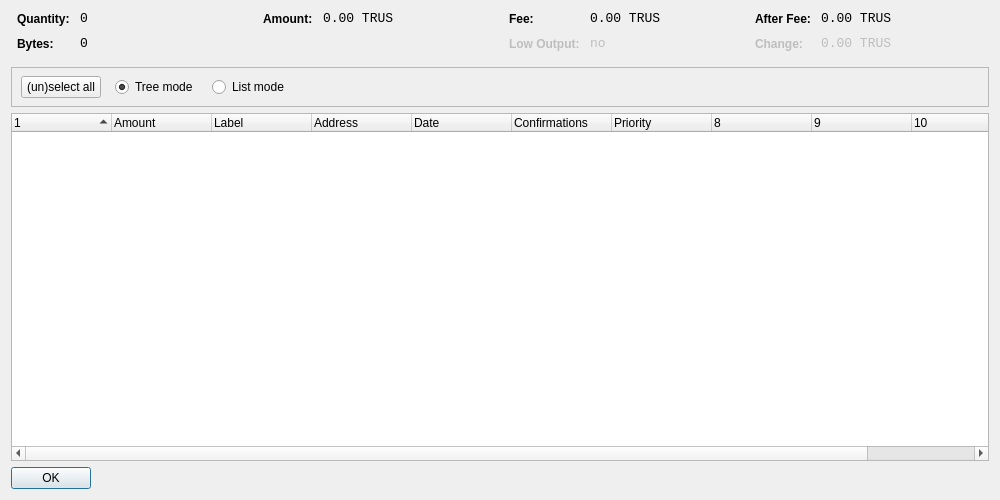
<?xml version="1.0" encoding="UTF-8"?>
<ui version="4.0">
 <class>CoinControlDialog</class>
 <widget class="QDialog" name="CoinControlDialog">
  <property name="geometry">
   <rect>
    <x>0</x>
    <y>0</y>
    <width>1000</width>
    <height>500</height>
   </rect>
  </property>
  <property name="windowTitle">
   <string>Coin Control</string>
  </property>
  <layout class="QVBoxLayout" name="verticalLayout">
   <item>
    <layout class="QHBoxLayout" name="horizontalLayoutTop" stretch="0,0,0,0">
     <property name="topMargin">
      <number>0</number>
     </property>
     <property name="bottomMargin">
      <number>10</number>
     </property>
     <item>
      <layout class="QFormLayout" name="formLayoutCoinControl1">
       <property name="horizontalSpacing">
        <number>10</number>
       </property>
       <property name="verticalSpacing">
        <number>10</number>
       </property>
       <property name="leftMargin">
        <number>6</number>
       </property>
       <property name="rightMargin">
        <number>6</number>
       </property>
       <item row="0" column="0">
        <widget class="QLabel" name="labelCoinControlQuantityText">
         <property name="styleSheet">
          <string notr="true">font-weight:bold;</string>
         </property>
         <property name="text">
          <string>Quantity:</string>
         </property>
        </widget>
       </item>
       <item row="0" column="1">
        <widget class="QLabel" name="labelCoinControlQuantity">
         <property name="font">
          <font>
           <family>Monospace</family>
           <pointsize>10</pointsize>
          </font>
         </property>
         <property name="cursor">
          <cursorShape>IBeamCursor</cursorShape>
         </property>
         <property name="contextMenuPolicy">
          <enum>Qt::ActionsContextMenu</enum>
         </property>
         <property name="text">
          <string notr="true">0</string>
         </property>
         <property name="textInteractionFlags">
          <set>Qt::LinksAccessibleByMouse|Qt::TextSelectableByKeyboard|Qt::TextSelectableByMouse</set>
         </property>
        </widget>
       </item>
       <item row="1" column="0">
        <widget class="QLabel" name="labelCoinControlBytesText">
         <property name="styleSheet">
          <string notr="true">font-weight:bold;</string>
         </property>
         <property name="text">
          <string>Bytes:</string>
         </property>
        </widget>
       </item>
       <item row="1" column="1">
        <widget class="QLabel" name="labelCoinControlBytes">
         <property name="font">
          <font>
           <family>Monospace</family>
           <pointsize>10</pointsize>
          </font>
         </property>
         <property name="cursor">
          <cursorShape>IBeamCursor</cursorShape>
         </property>
         <property name="contextMenuPolicy">
          <enum>Qt::ActionsContextMenu</enum>
         </property>
         <property name="text">
          <string notr="true">0</string>
         </property>
         <property name="textInteractionFlags">
          <set>Qt::LinksAccessibleByMouse|Qt::TextSelectableByKeyboard|Qt::TextSelectableByMouse</set>
         </property>
        </widget>
       </item>
      </layout>
     </item>
     <item>
      <layout class="QFormLayout" name="formLayoutCoinControl2">
       <property name="horizontalSpacing">
        <number>10</number>
       </property>
       <property name="verticalSpacing">
        <number>10</number>
       </property>
       <property name="leftMargin">
        <number>6</number>
       </property>
       <property name="rightMargin">
        <number>6</number>
       </property>
       <item row="0" column="0">
        <widget class="QLabel" name="labelCoinControlAmountText">
         <property name="styleSheet">
          <string notr="true">font-weight:bold;</string>
         </property>
         <property name="text">
          <string>Amount:</string>
         </property>
        </widget>
       </item>
       <item row="0" column="1">
        <widget class="QLabel" name="labelCoinControlAmount">
         <property name="font">
          <font>
           <family>Monospace</family>
           <pointsize>10</pointsize>
          </font>
         </property>
         <property name="cursor">
          <cursorShape>IBeamCursor</cursorShape>
         </property>
         <property name="contextMenuPolicy">
          <enum>Qt::ActionsContextMenu</enum>
         </property>
         <property name="text">
          <string notr="true">0.00 TRUS</string>
         </property>
         <property name="textInteractionFlags">
          <set>Qt::LinksAccessibleByMouse|Qt::TextSelectableByKeyboard|Qt::TextSelectableByMouse</set>
         </property>
        </widget>
       </item>
      </layout>
     </item>
     <item>
      <layout class="QFormLayout" name="formLayoutCoinControl3">
       <property name="horizontalSpacing">
        <number>10</number>
       </property>
       <property name="verticalSpacing">
        <number>10</number>
       </property>
       <property name="leftMargin">
        <number>6</number>
       </property>
       <property name="rightMargin">
        <number>6</number>
       </property>
       <item row="0" column="0">
        <widget class="QLabel" name="labelCoinControlFeeText">
         <property name="styleSheet">
          <string notr="true">font-weight:bold;</string>
         </property>
         <property name="text">
          <string>Fee:</string>
         </property>
        </widget>
       </item>
       <item row="0" column="1">
        <widget class="QLabel" name="labelCoinControlFee">
         <property name="font">
          <font>
           <family>Monospace</family>
           <pointsize>10</pointsize>
          </font>
         </property>
         <property name="cursor">
          <cursorShape>IBeamCursor</cursorShape>
         </property>
         <property name="contextMenuPolicy">
          <enum>Qt::ActionsContextMenu</enum>
         </property>
         <property name="text">
          <string notr="true">0.00 TRUS</string>
         </property>
         <property name="textInteractionFlags">
          <set>Qt::LinksAccessibleByMouse|Qt::TextSelectableByKeyboard|Qt::TextSelectableByMouse</set>
         </property>
        </widget>
       </item>
       <item row="1" column="0">
        <widget class="QLabel" name="labelCoinControlLowOutputText">
         <property name="enabled">
          <bool>false</bool>
         </property>
         <property name="styleSheet">
          <string notr="true">font-weight:bold;</string>
         </property>
         <property name="text">
          <string>Low Output:</string>
         </property>
        </widget>
       </item>
       <item row="1" column="1">
        <widget class="QLabel" name="labelCoinControlLowOutput">
         <property name="enabled">
          <bool>false</bool>
         </property>
         <property name="font">
          <font>
           <family>Monospace</family>
           <pointsize>10</pointsize>
          </font>
         </property>
         <property name="cursor">
          <cursorShape>IBeamCursor</cursorShape>
         </property>
         <property name="contextMenuPolicy">
          <enum>Qt::ActionsContextMenu</enum>
         </property>
         <property name="text">
          <string notr="true">no</string>
         </property>
         <property name="textInteractionFlags">
          <set>Qt::LinksAccessibleByMouse|Qt::TextSelectableByKeyboard|Qt::TextSelectableByMouse</set>
         </property>
        </widget>
       </item>
      </layout>
     </item>
     <item>
      <layout class="QFormLayout" name="formLayoutCoinControl4">
       <property name="horizontalSpacing">
        <number>10</number>
       </property>
       <property name="verticalSpacing">
        <number>10</number>
       </property>
       <property name="leftMargin">
        <number>6</number>
       </property>
       <property name="rightMargin">
        <number>6</number>
       </property>
       <item row="0" column="0">
        <widget class="QLabel" name="labelCoinControlAfterFeeText">
         <property name="styleSheet">
          <string notr="true">font-weight:bold;</string>
         </property>
         <property name="text">
          <string>After Fee:</string>
         </property>
        </widget>
       </item>
       <item row="0" column="1">
        <widget class="QLabel" name="labelCoinControlAfterFee">
         <property name="font">
          <font>
           <family>Monospace</family>
           <pointsize>10</pointsize>
          </font>
         </property>
         <property name="cursor">
          <cursorShape>IBeamCursor</cursorShape>
         </property>
         <property name="contextMenuPolicy">
          <enum>Qt::ActionsContextMenu</enum>
         </property>
         <property name="text">
          <string notr="true">0.00 TRUS</string>
         </property>
         <property name="textInteractionFlags">
          <set>Qt::LinksAccessibleByMouse|Qt::TextSelectableByKeyboard|Qt::TextSelectableByMouse</set>
         </property>
        </widget>
       </item>
       <item row="1" column="0">
        <widget class="QLabel" name="labelCoinControlChangeText">
         <property name="enabled">
          <bool>false</bool>
         </property>
         <property name="styleSheet">
          <string notr="true">font-weight:bold;</string>
         </property>
         <property name="text">
          <string>Change:</string>
         </property>
        </widget>
       </item>
       <item row="1" column="1">
        <widget class="QLabel" name="labelCoinControlChange">
         <property name="enabled">
          <bool>false</bool>
         </property>
         <property name="font">
          <font>
           <family>Monospace</family>
           <pointsize>10</pointsize>
          </font>
         </property>
         <property name="cursor">
          <cursorShape>IBeamCursor</cursorShape>
         </property>
         <property name="contextMenuPolicy">
          <enum>Qt::ActionsContextMenu</enum>
         </property>
         <property name="text">
          <string notr="true">0.00 TRUS</string>
         </property>
         <property name="textInteractionFlags">
          <set>Qt::LinksAccessibleByMouse|Qt::TextSelectableByKeyboard|Qt::TextSelectableByMouse</set>
         </property>
        </widget>
       </item>
      </layout>
     </item>
    </layout>
   </item>
   <item>
    <widget class="QFrame" name="frame">
     <property name="minimumSize">
      <size>
       <width>0</width>
       <height>40</height>
      </size>
     </property>
     <property name="frameShape">
      <enum>QFrame::StyledPanel</enum>
     </property>
     <property name="frameShadow">
      <enum>QFrame::Sunken</enum>
     </property>
     <widget class="QWidget" name="horizontalLayoutWidget">
      <property name="geometry">
       <rect>
        <x>10</x>
        <y>0</y>
        <width>781</width>
        <height>41</height>
       </rect>
      </property>
      <layout class="QHBoxLayout" name="horizontalLayoutPanel" stretch="0,0,0,0,0">
       <property name="spacing">
        <number>14</number>
       </property>
       <item>
        <widget class="QPushButton" name="pushButtonSelectAll">
         <property name="sizePolicy">
          <sizepolicy hsizetype="Maximum" vsizetype="Fixed">
           <horstretch>0</horstretch>
           <verstretch>0</verstretch>
          </sizepolicy>
         </property>
         <property name="text">
          <string>(un)select all</string>
         </property>
        </widget>
       </item>
       <item>
        <widget class="QRadioButton" name="radioTreeMode">
         <property name="sizePolicy">
          <sizepolicy hsizetype="Maximum" vsizetype="Fixed">
           <horstretch>0</horstretch>
           <verstretch>0</verstretch>
          </sizepolicy>
         </property>
         <property name="text">
          <string>Tree mode</string>
         </property>
         <property name="checked">
          <bool>true</bool>
         </property>
        </widget>
       </item>
       <item>
        <widget class="QRadioButton" name="radioListMode">
         <property name="sizePolicy">
          <sizepolicy hsizetype="Maximum" vsizetype="Fixed">
           <horstretch>0</horstretch>
           <verstretch>0</verstretch>
          </sizepolicy>
         </property>
         <property name="text">
          <string>List mode</string>
         </property>
        </widget>
       </item>
       <item>
        <spacer name="horizontalSpacer">
         <property name="orientation">
          <enum>Qt::Horizontal</enum>
         </property>
         <property name="sizeHint" stdset="0">
          <size>
           <width>40</width>
           <height>20</height>
          </size>
         </property>
        </spacer>
       </item>
      </layout>
     </widget>
    </widget>
   </item>
   <item>
    <widget class="CoinControlTreeWidget" name="treeWidget">
     <property name="contextMenuPolicy">
      <enum>Qt::CustomContextMenu</enum>
     </property>
     <property name="sortingEnabled">
      <bool>false</bool>
     </property>
     <property name="columnCount">
      <number>11</number>
     </property>
     <attribute name="headerShowSortIndicator" stdset="0">
      <bool>true</bool>
     </attribute>
     <attribute name="headerStretchLastSection">
      <bool>false</bool>
     </attribute>
     <column>
      <property name="text">
       <string/>
      </property>
     </column>
     <column>
      <property name="text">
       <string>Amount</string>
      </property>
     </column>
     <column>
      <property name="text">
       <string>Label</string>
      </property>
     </column>
     <column>
      <property name="text">
       <string>Address</string>
      </property>
     </column>
     <column>
      <property name="text">
       <string>Date</string>
      </property>
     </column>
     <column>
      <property name="text">
       <string>Confirmations</string>
      </property>
      <property name="toolTip">
       <string>Confirmed</string>
      </property>
     </column>
     <column>
      <property name="text">
       <string>Priority</string>
      </property>
     </column>
     <column>
      <property name="text">
       <string/>
      </property>
     </column>
     <column>
      <property name="text">
       <string/>
      </property>
     </column>
     <column>
      <property name="text">
       <string/>
      </property>
     </column>
     <column>
      <property name="text">
       <string/>
      </property>
     </column>
    </widget>
   </item>
   <item>
    <widget class="QDialogButtonBox" name="buttonBox">
     <property name="sizePolicy">
      <sizepolicy hsizetype="Maximum" vsizetype="Fixed">
       <horstretch>0</horstretch>
       <verstretch>0</verstretch>
      </sizepolicy>
     </property>
     <property name="orientation">
      <enum>Qt::Horizontal</enum>
     </property>
     <property name="standardButtons">
      <set>QDialogButtonBox::Ok</set>
     </property>
    </widget>
   </item>
  </layout>
 </widget>
 <customwidgets>
  <customwidget>
   <class>CoinControlTreeWidget</class>
   <extends>QTreeWidget</extends>
   <header>coincontroltreewidget.h</header>
  </customwidget>
 </customwidgets>
 <resources/>
 <connections/>
</ui>
